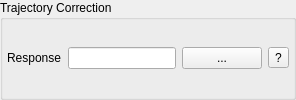
           <widget class="QGroupBox" name="trajectory_group_3">
            <property name="sizePolicy">
             <sizepolicy hsizetype="Preferred" vsizetype="Maximum">
              <horstretch>0</horstretch>
              <verstretch>0</verstretch>
             </sizepolicy>
            </property>
            <property name="styleSheet">
             <string notr="true">QGroupBox#trajectory_group_3 {
    background-color: rgb(245, 245, 245);
    border: 1px solid rgb(210, 210, 210);
    border-radius: 6px;
    margin-top: 4px;
    padding-top: 6px;
}
QGroupBox#trajectory_group_3::title {
    subcontrol-origin: margin;
    left: 10px;
    padding: 0 4px 0 4px;
}</string>
            </property>
            <property name="title">
             <string>Trajectory Correction</string>
            </property>
            <layout class="QVBoxLayout" name="verticalLayout_9">
             <property name="leftMargin">
              <number>4</number>
             </property>
             <property name="topMargin">
              <number>4</number>
             </property>
             <property name="rightMargin">
              <number>4</number>
             </property>
             <property name="bottomMargin">
              <number>4</number>
             </property>
             <item>
              <layout class="QHBoxLayout" name="trajectory_response_layout_3">
               <item>
                <widget class="QLabel" name="label_18">
                 <property name="text">
                  <string>Response</string>
                 </property>
                </widget>
               </item>
               <item>
                <widget class="QLineEdit" name="trajectory_response_3">
                 <property name="maximumSize">
                  <size>
                   <width>500</width>
                   <height>16777215</height>
                  </size>
                 </property>
                </widget>
               </item>
               <item>
                <widget class="QPushButton" name="pushButton_8">
                 <property name="sizePolicy">
                  <sizepolicy hsizetype="Fixed" vsizetype="Fixed">
                   <horstretch>0</horstretch>
                   <verstretch>0</verstretch>
                  </sizepolicy>
                 </property>
                 <property name="text">
                  <string>...</string>
                 </property>
                </widget>
               </item>
               <item>
                <widget class="QToolButton" name="trajectory_response_tooltip">
                 <property name="toolTip">
                  <string>&lt;html&gt;&lt;head/&gt;&lt;body&gt;&lt;p&gt;Load the directory containing data collected with System Identification (SysID) in Orbit mode. This data is required for all correction modes.&lt;/p&gt;&lt;/body&gt;&lt;/html&gt;</string>
                 </property>
                 <property name="text">
                  <string>?</string>
                 </property>
                </widget>
               </item>
              </layout>
             </item>
            </layout>
           </widget>
